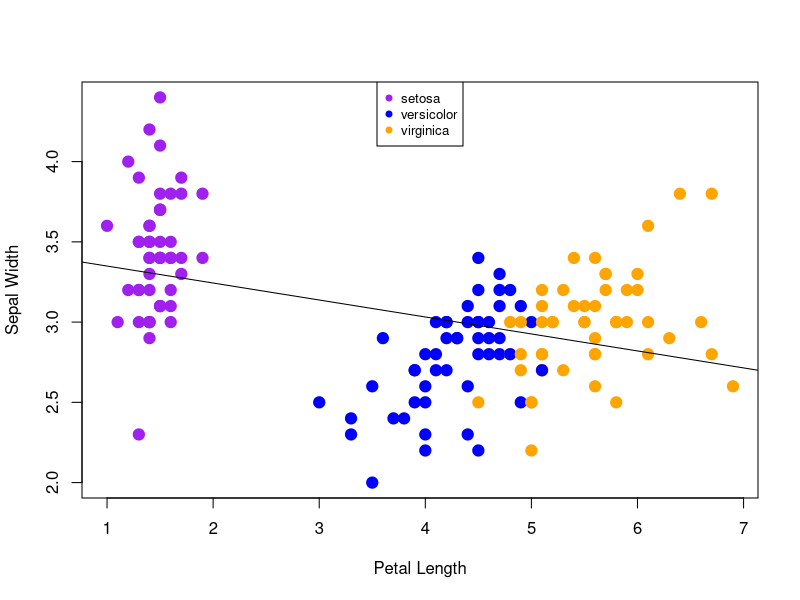
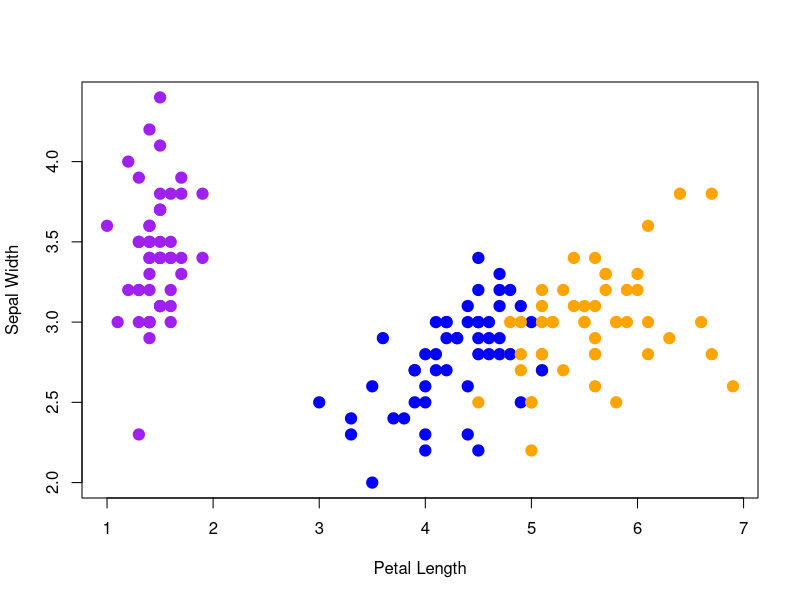

Write R code to recreate these figures, in order. (Note: this script raises an error after producing the figures.)
## ---- chunk 1
setwd("C:/Users/hille/Documents/Rbootcamp_S2020/Iris-repo/")
## ---- chunk 2
oo <- sample(x=1:150, 150, replace=FALSE)
mix <- iris[oo,]

species <- mix$Species
petalL <- mix$Petal.Length
petalW <- mix$Petal.Width
sepalL <- mix$Sepal.Length
sepalW <- mix$Sepal.Width
## ---- chunk 3
species
color <- rep("red", 150)
species == "setosa"
color[species == "setosa"] <- "purple"
color
color[species == "versicolor"] <- "blue"
color
color[species == "virginica"] <- "orange"
color
## ---- chunk 4
sepalW.lm <- lm(sepalW ~ petalL)
sepalW.lm
## ---- chunk 5
plot(petalL, sepalW, col=color, cex=1.5, pch=19, xlab="Petal Length", ylab="Sepal Width")
abline(sepalW.lm, col="black")
legend('top', legend = levels(species), col = c("purple", "blue", "orange"), cex = .8, pch = 19)
## ---- chunk 6
plot(petalL, sepalW, col=color, cex=1.5, pch=19, xlab="Petal Length", ylab="Sepal Width")
abline(setosaPLvsSW.lm, col="purple")
abline(versicolorPLvsSW.lm, col="blue")
abline(virginicaPLvsSW.lm, col="orange")
legend('topright', legend = levels(species), col = c("purple", "blue", "orange"), cex = 1, pch = 19)
